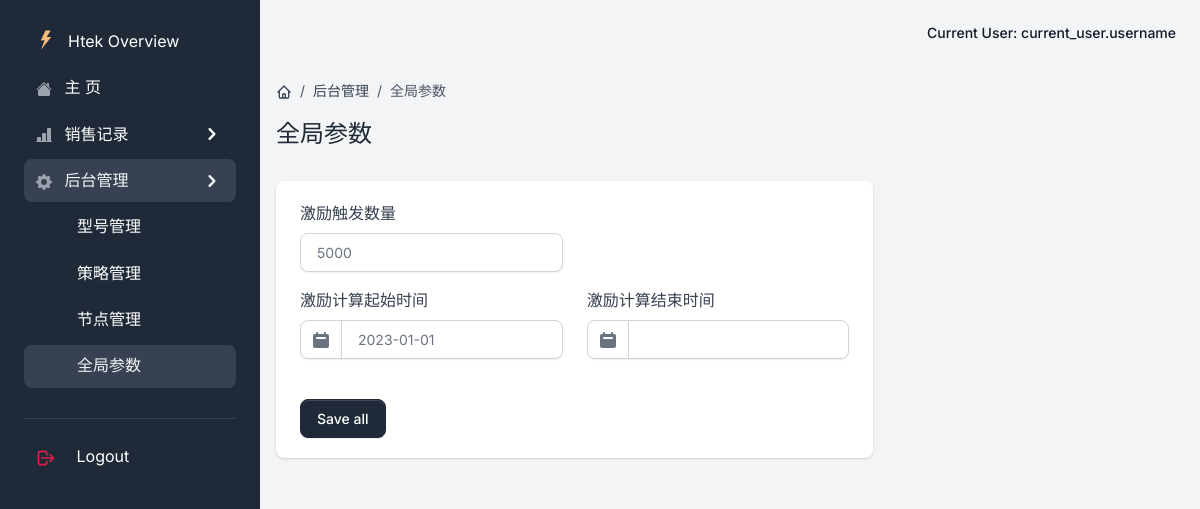
Page /admin_global on the earlier database version.
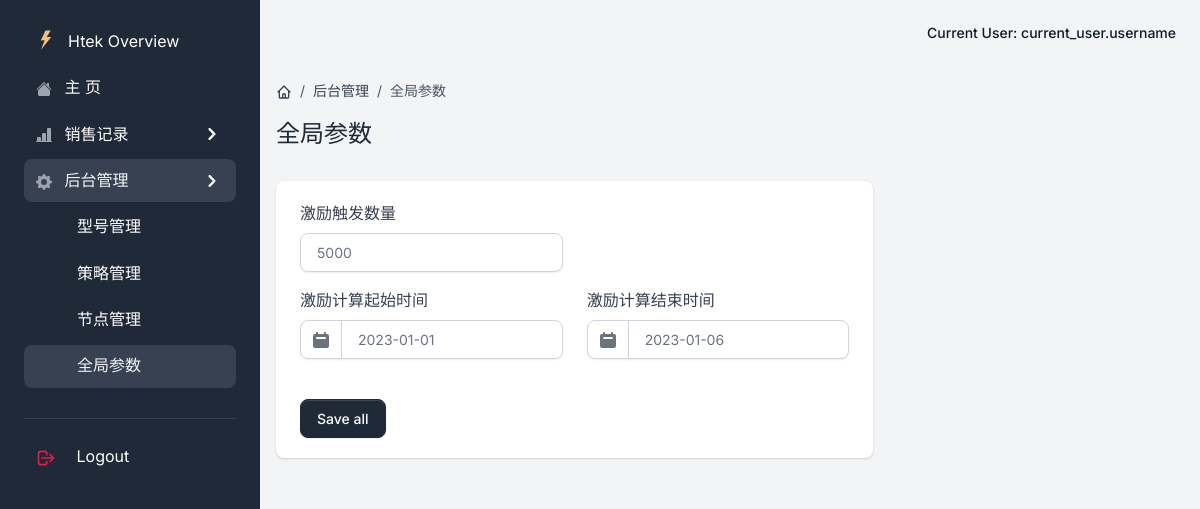
Same page on the later database version.
### app/models.py (models this page shows)
class Global(db.Model):  # 全局配置表
    __tablename__ = 'Global'
    id = db.Column(db.Integer, primary_key=True, autoincrement=True)
    key = db.Column(db.String(64), unique=True, nullable=False)
    value = db.Column(db.String(64), nullable=False)

### app/admin/views.py (the view, shortened to what this page needs)
class GlobalView(MethodView):
    def get(self):
        data = DataBaseUtils.get_global_settings()
        return render_template('admin/global.html', segment='admin_global', data=data)

### app/__init__.py (called while the page is built)
@login_manager.request_loader
def request_loader(request):
    username = request.form.get('username')
    user = {'name': 'yaki', 'f': 'request_loder'}
    return user if user else None

def configure_database(app):
    @app.before_first_request
    def initialize_database():
        try:
            db.create_all()
        except Exception as e:
            print('> Error: DBMS Exception: ' + str(e))
            basedir = os.path.abspath(os.path.dirname(__file__))
            app.config['SQLALCHEMY_DATABASE_URI'] = SQLALCHEMY_DATABASE_URI = 'sqlite:///../DataBase/db.sqlite3'
            print('> Fallback to SQLite ')
            db.create_all()
    @app.teardown_request
    def shutdown_session(exception=None):
        db.session.remove()

### app/models.py (called while the page is built)
    @staticmethod
    def get_global_settings():
        settings = Global.query.all()
        setting = {}
        for s in settings:
            setting[s.key] = s.value
        return setting

### app/templates/admin/global.html (shortened to what this page needs)
{% extends "base/base.html" %}
{% block content %}
    <div class="py-4">
      <nav aria-label="breadcrumb" class="d-none d-md-inline-block">
          <ol class="breadcrumb breadcrumb-dark breadcrumb-transparent">
              <li class="breadcrumb-item">
                  <a href="{{url_for('home.home')}}">
                  </a>
              </li>
              <li class="breadcrumb-item"><a href="{{url_for('admin.model')}}">后台管理</a></li>
              <li class="breadcrumb-item active" aria-current="page">全局参数</li>
          </ol>
      </nav>
      <div class="d-flex justify-content-between w-100 flex-wrap">
          <div class="mb-3 mb-lg-0">
              <h1 class="h4">全局参数</h1>
          </div>
      </div>
  </div>
    <div class="row">
        <div class="col-12 col-xl-8">
            <div class="card card-body border-0 shadow mb-4">
                <form method="post">
                    <div class="row">
                        <div class="col-md-6 mb-3">
                            <div>
                                <label for="start_number">激励触发数量</label>
                                <input class="form-control" id="start_number" name="start_number" type="text" value="{{data['start_number']}}" required>
                            </div>
                        </div>
                    </div>
                    <div class="row align-items-center">
                        <div class="col-md-6 mb-3">
                            <label for="start_time">激励计算起始时间</label>
                            <div class="input-group">
                                <span class="input-group-text">
                                    <svg class="icon icon-xs" fill="currentColor" viewBox="0 0 20 20" xmlns="http://www.w3.org/2000/svg"><path fill-rule="evenodd" d="M6 2a1 1 0 00-1 1v1H4a2 2 0 00-2 2v10a2 2 0 002 2h12a2 2 0 002-2V6a2 2 0 00-2-2h-1V3a1 1 0 10-2 0v1H7V3a1 1 0 00-1-1zm0 5a1 1 0 000 2h8a1 1 0 100-2H6z" clip-rule="evenodd"></path></svg>
                                </span>
                                <input data-datepicker="" class="form-control" id="start_time" name="start_time" type="text" value="{{data['start_time']}}" required>
                              </div>
                        </div>
                        <div class="col-md-6 mb-3">
                            <label for="end_time">激励计算结束时间</label>
                            <div class="input-group">
                                <span class="input-group-text">
                                    <svg class="icon icon-xs" fill="currentColor" viewBox="0 0 20 20" xmlns="http://www.w3.org/2000/svg"><path fill-rule="evenodd" d="M6 2a1 1 0 00-1 1v1H4a2 2 0 00-2 2v10a2 2 0 002 2h12a2 2 0 002-2V6a2 2 0 00-2-2h-1V3a1 1 0 10-2 0v1H7V3a1 1 0 00-1-1zm0 5a1 1 0 000 2h8a1 1 0 100-2H6z" clip-rule="evenodd"></path></svg>
                                </span>
                                <input data-datepicker="" class="form-control" id="end_time" name="end_time" type="text" value="{{data['end_time']}}" required>
                              </div>
                        </div>
                    </div>
                    <div class="mt-3">
                        <button class="btn btn-gray-800 mt-2 animate-up-2" type="button" onclick="submit_global()">Save all</button>
                    </div>
                </form>
            </div>
        </div>
    </div>
{% endblock content %}

### app/templates/base/base.html (shortened to what this page needs)
<!DOCTYPE html>
<html lang="en">
<head>
<link type="text/css" href="{{ config.ASSETS_ROOT }}/css/volt.css" rel="stylesheet">
</head>
<body>
    {% include 'includes/sidebar.html' %}
    <main class="content">
      {% include 'includes/navigation.html' %}
      {% block content %}{% endblock content %}
    </main>
</body>
</html>

### app/templates/includes/sidebar.html (shortened to what this page needs)
        <nav id="sidebarMenu" class="sidebar d-lg-block bg-gray-800 text-white collapse" data-simplebar>
          <div class="sidebar-inner px-4 pt-3">
            <ul class="nav flex-column pt-3 pt-md-0">
              <li class="nav-item">
                <a href="/" class="nav-link d-flex align-items-center">
                  <span class="sidebar-icon">
                    <img src="{{ config.ASSETS_ROOT }}/img/brand/light.svg" height="20" width="20" alt="Volt Logo">
                  </span>
                  <span class="mt-1 ms-1 sidebar-text">Htek Overview</span>
                </a>
              </li>
              <li class="nav-item {% if 'dashboard' in segment %} active {% endif %}">
                <a href="{{url_for('home.home')}}" class="nav-link">
                  <span class="sidebar-icon">
                  </span>
                  <span class="sidebar-text">主 页</span>
                </a>
              </li>
              <li class="nav-item {% if 'excitation_' in segment %} active {% endif %}">
                <span
                  class="nav-link  collapsed  d-flex justify-content-between align-items-center"
                  data-bs-toggle="collapse" data-bs-target="#submenu-home">
                  <span>
                    <span class="sidebar-icon">
                      <svg xmlns="http://www.w3.org/2000/svg" width="16" height="16" fill="currentColor" class="bi bi-bar-chart-line-fill" viewBox="0 0 16 16"><path d="M11 2a1 1 0 0 1 1-1h2a1 1 0 0 1 1 1v12h.5a.5.5 0 0 1 0 1H.5a.5.5 0 0 1 0-1H1v-3a1 1 0 0 1 1-1h2a1 1 0 0 1 1 1v3h1V7a1 1 0 0 1 1-1h2a1 1 0 0 1 1 1v7h1V2z"></path></svg>
                    </span>
                    <span class="sidebar-text">销售记录</span>
                  </span>
                  <span class="link-arrow">
                    <svg class="icon icon-sm" fill="currentColor" viewBox="0 0 20 20" xmlns="http://www.w3.org/2000/svg"><path fill-rule="evenodd" d="M7.293 14.707a1 1 0 010-1.414L10.586 10 7.293 6.707a1 1 0 011.414-1.414l4 4a1 1 0 010 1.414l-4 4a1 1 0 01-1.414 0z" clip-rule="evenodd"></path></svg>
                  </span>
                </span>
              </li>
              <li class="nav-item {% if 'admin_' in segment %} active {% endif %}">
                <span
                  class="nav-link  collapsed  d-flex justify-content-between align-items-center"
                  data-bs-toggle="collapse" data-bs-target="#submenu-app">
                  <span>
                    <span class="sidebar-icon">
                    </span>
                    <span class="sidebar-text">后台管理</span>
                  </span>
                  <span class="link-arrow">
                    <svg class="icon icon-sm" fill="currentColor" viewBox="0 0 20 20" xmlns="http://www.w3.org/2000/svg"><path fill-rule="evenodd" d="M7.293 14.707a1 1 0 010-1.414L10.586 10 7.293 6.707a1 1 0 011.414-1.414l4 4a1 1 0 010 1.414l-4 4a1 1 0 01-1.414 0z" clip-rule="evenodd"></path></svg>
                  </span>
                </span>
                <div class="multi-level collapse {% if 'admin_' in segment %} show {% endif %}"
                  role="list" id="submenu-app" aria-expanded="false">
                  <ul class="flex-column nav">
                    <li class="nav-item {% if 'admin_model' in segment %} active {% endif %}">
                      <a class="nav-link" href="{{url_for('admin.model')}}">
                        <span class="sidebar-text">型号管理</span>
                      </a>
                    </li>
                    <li class="nav-item {% if 'admin_excitation' in segment %} active {% endif %}">
                      <a class="nav-link" href="{{url_for('admin.excitation')}}">
                        <span class="sidebar-text">策略管理</span>
                      </a>
                    </li>
                    <li class="nav-item {% if 'admin_node' in segment %} active {% endif %}">
                      <a class="nav-link" href="{{url_for('admin.node')}}">
                        <span class="sidebar-text">节点管理</span>
                      </a>
                    </li>
                    <li class="nav-item {% if 'admin_global' in segment %} active {% endif %}">
                      <a class="nav-link" href="{{url_for('admin.global')}}">
                        <span class="sidebar-text">全局参数</span>
                      </a>
                    </li>
                  </ul>
                </div>
              </li>
              <li role="separator" class="dropdown-divider mt-4 mb-3 border-gray-700"></li>
              <li class="nav-item">
                <a href="{{url_for('home.logout')}}" class="nav-link">
                    <span class="sidebar-icon">
                        <svg class="icon icon-xs text-danger me-2" fill="none" stroke="currentColor" viewBox="0 0 24 24" xmlns="http://www.w3.org/2000/svg">
                            <path stroke-linecap="round" stroke-linejoin="round" stroke-width="2" d="M17 16l4-4m0 0l-4-4m4 4H7m6 4v1a3 3 0 01-3 3H6a3 3 0 01-3-3V7a3 3 0 013-3h4a3 3 0 013 3v1"></path>
                        </svg>
                    </span>
                    <span class="sidebar-text">Logout</span>
                </a>
              </li>
            </ul>
          </div>
        </nav>

### app/templates/includes/navigation.html (shortened to what this page needs)
<nav class="navbar navbar-top navbar-expand navbar-dashboard navbar-dark ps-0 pe-2 pb-0">
              <div class="container-fluid px-0">
                <div class="d-flex justify-content-between w-100" id="navbarSupportedContent">
                  <ul class="navbar-nav align-items-center">
                    <li class="nav-item dropdown ms-lg-3">
                      <a class="nav-link dropdown-toggle pt-1 px-0" href="#" role="button" data-bs-toggle="dropdown" aria-expanded="false">
                        <div class="media d-flex align-items-center">
                          <div class="media-body ms-2 text-dark align-items-center d-none d-lg-block">
                            <span class="mb-0 font-small fw-bold text-gray-900">
                              Current User: <strong>current_user.username</strong>
                            </span>
                          </div>
                        </div>
                      </a>
                    </li>
                  </ul>
                </div>
              </div>
            </nav>

Differences in the rows shown:
added Global: end_time "2023-01-06"
